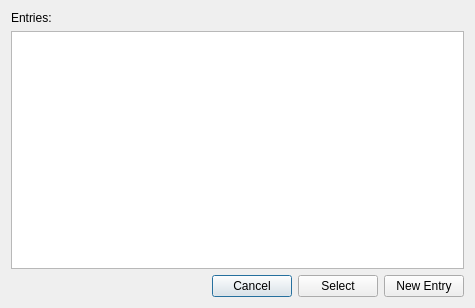
<?xml version="1.0" encoding="UTF-8"?>
<ui version="4.0">
 <class>EntrySelectorDialog</class>
 <widget class="QDialog" name="EntrySelectorDialog">
  <property name="geometry">
   <rect>
    <x>0</x>
    <y>0</y>
    <width>475</width>
    <height>308</height>
   </rect>
  </property>
  <property name="windowTitle">
   <string>Metadata selector</string>
  </property>
  <layout class="QVBoxLayout" name="verticalLayout">
   <item>
    <widget class="QLabel" name="m_label">
     <property name="text">
      <string>Entries:</string>
     </property>
    </widget>
   </item>
   <item>
    <widget class="QListWidget" name="m_entryList"/>
   </item>
   <item>
    <layout class="QHBoxLayout" name="horizontalLayout">
     <item>
      <spacer name="horizontalSpacer">
       <property name="orientation">
        <enum>Qt::Horizontal</enum>
       </property>
       <property name="sizeHint" stdset="0">
        <size>
         <width>40</width>
         <height>20</height>
        </size>
       </property>
      </spacer>
     </item>
     <item>
      <widget class="QPushButton" name="m_cancel">
       <property name="text">
        <string>Cancel</string>
       </property>
      </widget>
     </item>
     <item>
      <widget class="QPushButton" name="m_select">
       <property name="text">
        <string>Select</string>
       </property>
      </widget>
     </item>
     <item>
      <widget class="QPushButton" name="m_create">
       <property name="text">
        <string>New Entry</string>
       </property>
      </widget>
     </item>
    </layout>
   </item>
  </layout>
 </widget>
 <resources/>
 <connections/>
</ui>
